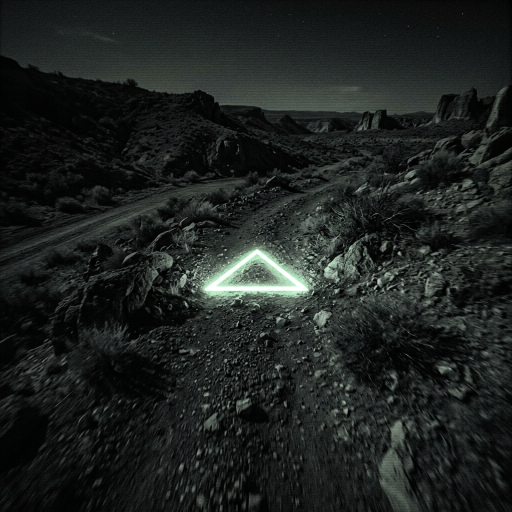
#> input picture tactical_drone_feed_1776381129875.png, 1024 x 1024 px, given in place of the camera (shown at 1/2 size)
$ python shape_detector_basic.py
#> lines starting #> are read from the running program, lines starting #| are printed output that depends on the picture; after the words box and inside, x2 and y2 are one past the last pixel; in counts of white or black regions, pixels touching at a corner belong together
#> in run_test_camera, frame is the input picture: shape (1024, 1024, 3); mean B, G, R 32.7, 34.3, 30.4
import cv2
import numpy as np
import time
import json

# ==========================================
# Phase 1: Basic Shape Detection (Normal Light)
# Focuses ONLY on finding geometry, no UV yet
# ==========================================

SHAPE_TO_COMMAND = {
    "TRIANGLE": "MEDICAL_ASSISTANCE",
    "CIRCLE": "FRIENDLY_POSITION",
    "SQUARE": "EXTRACTION_REQUEST",
    "UNKNOWN": "UNVERIFIED_SIGNAL"
}

def detect_shape(contour):
    """
    Classical geometry reasoning to classify shapes.
    """
    peri = cv2.arcLength(contour, True)
    if peri == 0:
        return "UNKNOWN"

    # Approximate polygon
    epsilon = 0.04 * peri
    approx = cv2.approxPolyDP(contour, epsilon, True)
    vertices = len(approx)

    # Calculate circularity for circle detection
    area = cv2.contourArea(contour)
    circularity = 4 * np.pi * (area / (peri * peri))

    if vertices == 3:
        return "TRIANGLE"
    elif vertices == 4:
        # compute aspect ratio to distinguish square from rectangle
        x, y, w, h = cv2.boundingRect(approx)
        aspect_ratio = float(w) / h
        if 0.85 <= aspect_ratio <= 1.15:
            return "SQUARE"
        else:
            return "RECTANGLE"
    elif circularity > 0.75: # Roughly circular tolerance
        return "CIRCLE"
    else:
        return "UNKNOWN"

def process_frame(frame, simulated_gps=[24.7136, 46.6753]):
    """
    Core Perception Pipeline for Normal Lighting:
    Grayscale -> Blur -> Edge Detection -> Classification
    """
    # 1. Grayscale
    gray = cv2.cvtColor(frame, cv2.COLOR_BGR2GRAY)

    # 2. Blur to remove normal camera noise
    blurred = cv2.GaussianBlur(gray, (5, 5), 0)

    # 3. Canny Edge Detection (Finds lines/shapes in normal light instead of UV thresholding)
    edges = cv2.Canny(blurred, 50, 150)
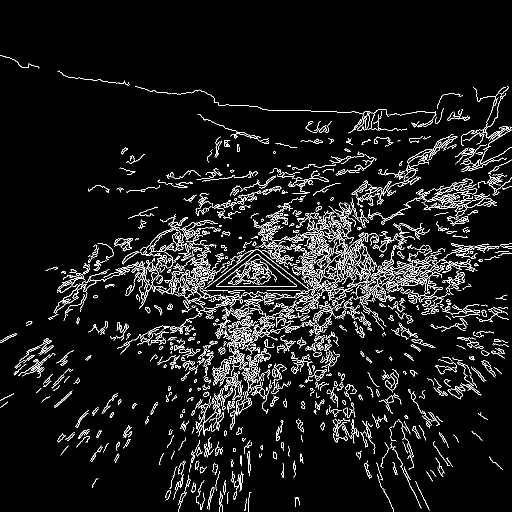
#> edges: shape (1024, 1024) (shown at 1/2 size); 6.3% white in thin lines or dots, all inside (x1, y1, x2, y2) = (0, 110, 1024, 1024)

    # 4. Dilate edges slightly to close gaps in lines drawn on paper
    kernel = np.ones((3,3), np.uint8)
    edges_dilated = cv2.dilate(edges, kernel, iterations=1)
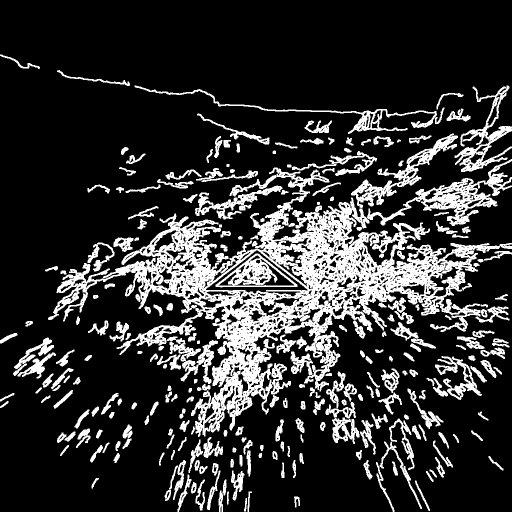
#> edges_dilated: shape (1024, 1024) (shown at 1/2 size); 19.4% white; 261 white regions

    # 5. Extract Contours
    contours, _ = cv2.findContours(edges_dilated, cv2.RETR_EXTERNAL, cv2.CHAIN_APPROX_SIMPLE)
#> contours = 258 contours; largest, box (x1, y1, x2, y2) and area: (96, 318, 1024, 874) 145846, (702, 267, 916, 416) 5776, (909, 171, 1024, 344) 5382, (269, 171, 889, 268) 3842, (334, 673, 436, 768) 2876

    messages = []
    output_frame = frame.copy()

    for cnt in contours:
        # Ignore small noise blobs (increased size for normal lighting)
        if cv2.contourArea(cnt) < 1500:
            continue

        shape = detect_shape(cnt)

        if shape != "UNKNOWN":
            command = SHAPE_TO_COMMAND.get(shape, "UNKNOWN")

            packet = {
                "timestamp": round(time.time(), 2),
                "symbol": shape,
                "meaning": command,
                "confidence": 0.85,
                "GPS": simulated_gps
            }
            messages.append(packet)

            # Draw on frame
            cv2.drawContours(output_frame, [approx_shape(cnt)], -1, (0, 255, 0), 3)
            M = cv2.moments(cnt)
            if M["m00"] != 0:
                cX = int(M["m10"] / M["m00"])
                cY = int(M["m01"] / M["m00"])
                cv2.putText(output_frame, f"{shape}", (cX - 20, cY - 20),
                            cv2.FONT_HERSHEY_SIMPLEX, 0.8, (0, 0, 255), 2)
#> this loop made 258 passes
#> (command, cX, cY) on pass 255: ('UNKNOWN', 968, 274)
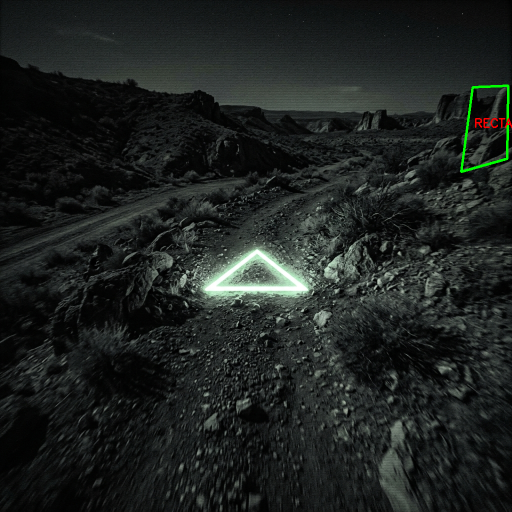
#> output_frame: shape (1024, 1024, 3) (shown at 1/2 size); 0.28% of pixels changed, all inside (x1, y1, x2, y2) = (920, 169, 1024, 346)
#> after the loop, messages = 1 item

    return output_frame, edges_dilated, messages

def approx_shape(contour):
    """Helper purely for drawing a cleaner bounding box/polygon on the screen"""
    peri = cv2.arcLength(contour, True)
    epsilon = 0.04 * peri
    return cv2.approxPolyDP(contour, epsilon, True)

def run_test_camera():
    print("====================================")
    print("NIGHTFALL: BASIC SHAPE DETECTOR NODE")
    print("====================================")
    print("-> Press 'q' to Quit.")
    print("-> Draw a thick triangle, square, or circle on paper and show it to the camera.\n")

    cap = cv2.VideoCapture(0)

    if not cap.isOpened():
        print("Error: Could not open webcam.")
        return

    while True:
        ret, frame = cap.read()
        if not ret:
            break

        processed_frame, edges, messages = process_frame(frame)
#> messages = 1 item

        for msg in messages:
            print(json.dumps(msg))
            print("-" * 30)
#> this loop made 1 pass
#| {"timestamp": 1795152854.21, "symbol": "RECTANGLE", "meaning": "UNKNOWN", "confidence": 0.85, "GPS": [24.7136, 46.6753]}
#| ------------------------------

        cv2.imshow("1. Raw Feed", frame)
        cv2.imshow("2. Edge Detection (What the AI sees)", edges)
        cv2.imshow("3. Output", processed_frame)

        if cv2.waitKey(1) & 0xFF == ord('q'):
#> (key q is pressed here)
            break

    cap.release()
    cv2.destroyAllWindows()

if __name__ == "__main__":
    run_test_camera()
